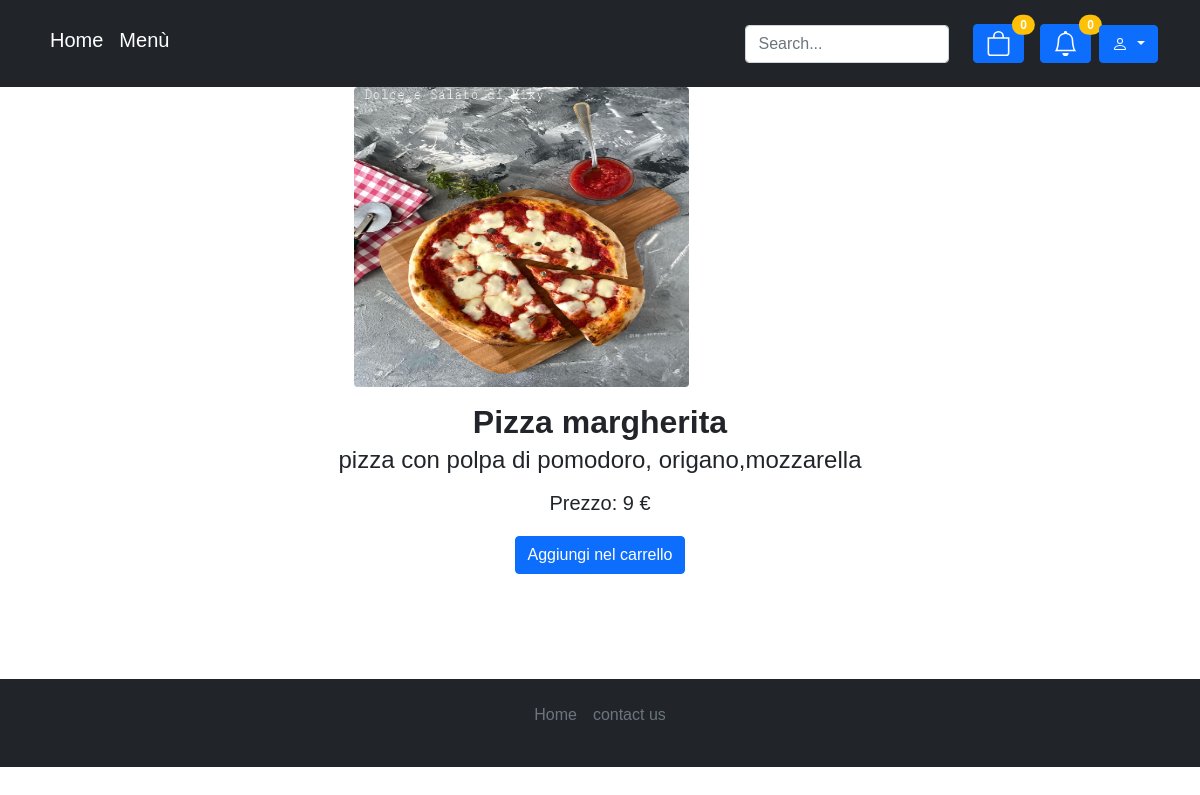
The app's page /prodotto_singolo.php?id=1 with its own data.
### tables this page shows
CREATE TABLE `prodotto` (
  `cod_prod` int(11) NOT NULL,
  `nome_prod` varchar(100) NOT NULL,
  `desc_prod` varchar(2000) NOT NULL,
  `img_prod` varchar(100) NOT NULL,
  `prezzo_unitario` int(11) NOT NULL
);

### prodotto_singolo.php (called while the page is built, shortened)
<?php
require_once 'bootstrap.php';
$ris_product_by_id=$dbh->prodotto_by_id($_GET["id"]);
if (count($ris_product_by_id)!=0) {
    $templateParams["prodotto"] = $ris_product_by_id[0];
    $templateParams["titolo"] = "pizza scelta";
    $templateParams["nome"] = "template/descrizione_prod.php";
    $templateParams["css"] = "css/descrizione_prod.css";
}
require("template/base.php");
?>

### db/database.php (called while the page is built, shortened)
<?php
class DatabaseHelper{
    private $db;
    public function __construct($servername, $username, $password, $dbname){
        $this->db = new mysqli($servername, $username, $password, $dbname);
    }
    public function prodotto_by_id($id){
        $stmt = $this->db->prepare("SELECT * FROM prodotto WHERE cod_prod = ?");
        $stmt->bind_param("i", $id);
        $stmt->execute();
        $result = $stmt->get_result();
        return $result->fetch_all(MYSQLI_ASSOC);
    }
}
?>

### bootstrap.php (called while the page is built, shortened)
<?php
require_once("db/database.php");
$dbh = new DatabaseHelper("localhost", "root", "", "database_tecnologie_web");
?>

### template/descrizione_prod.php (the view, shortened to what this page needs)
<div class="container">
    <div class="card">
    <?php $prodotto = $templateParams["prodotto"] ?>
        <img src="<?php echo UPLOAD_DIR.$prodotto["img_prod"] ?>" class="card-img-top rounded" alt="<?php echo  $prodotto["nome_prod"] ?>" width="200" height="300"/>
        <div class="card-body">
            <h2 class="card-title"><?php echo $prodotto["nome_prod"];?></h2>
            <h4 class="card-subtitle mb-3"><?php echo $prodotto["desc_prod"];?></h6>
            <h6 class="card-subtitle mb-3 h5">Prezzo: <?php echo $prodotto["prezzo_unitario"]." €";?></h6>
        <form action="aggiungiCarrello.php?id=<?php echo $prodotto["cod_prod"];?>" method="GET">
            <input type="submit" value="Aggiungi nel carrello" class="btn btn-primary">
        </form>
        </div>
    </div>
</div>

### css/descrizione_prod.css (style rules this page uses)
body { font-family: 'Gill Sans', 'Gill Sans MT', Calibri, 'Trebuchet MS', sans-serif; }
div.container { height: 60%; width: 100%; }
div.card { border: 0px; }
img.card-img-top { margin-left: 28%; margin-right: 0%; max-width: 30%; max-height: 30%; }
h2 { font-weight: bold; }
h6 { padding: 5px; }
div.card-body { width: 100%; max-height: 20%; position: relative; float: center; text-align: center; }
form { margin-bottom: 6%; }

### records on screen
prodotto: img_prod+nome_prod (picture), nome_prod "Pizza margherita", desc_prod "pizza con polpa di pomodoro, origano,mozzarella", prezzo_unitario "9"
